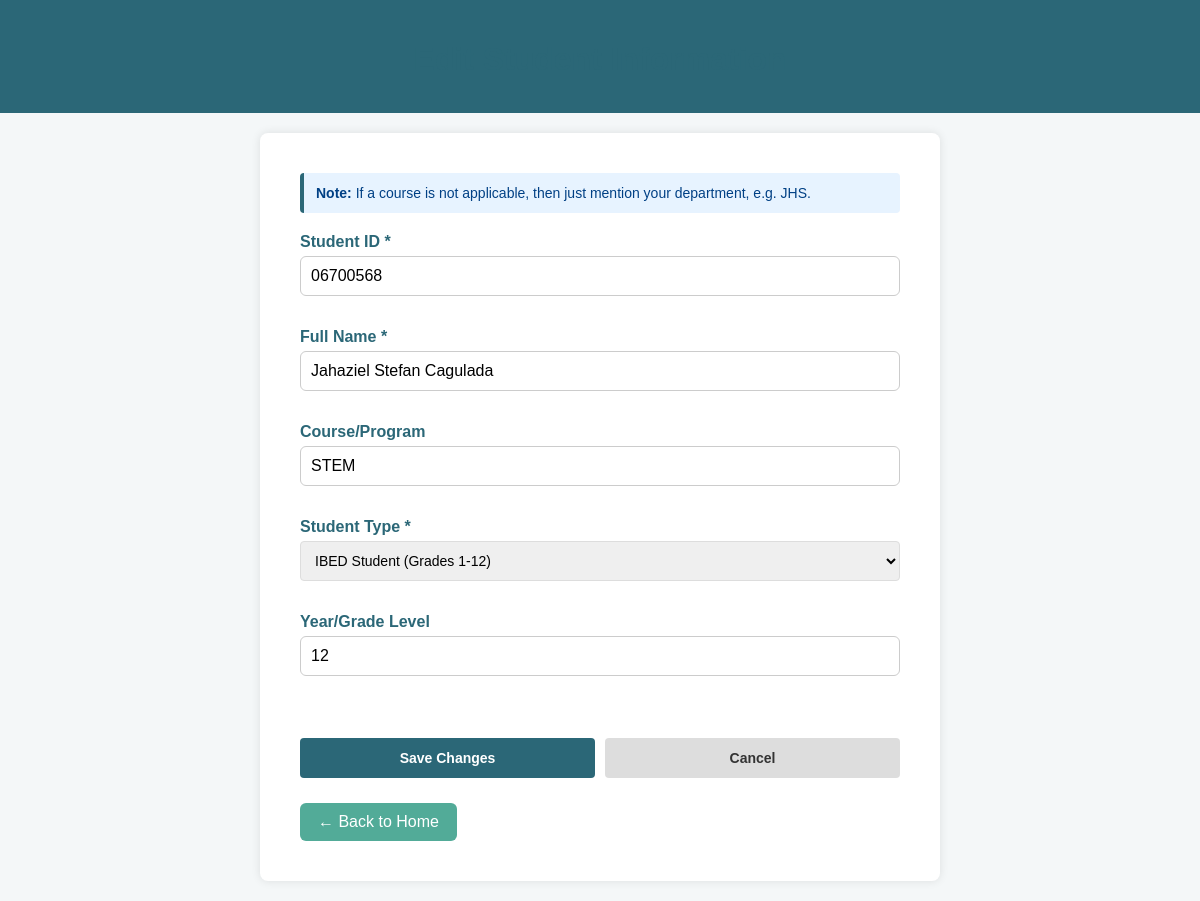
Page /edit_student/06700568 on the committed database.
### tables this page shows
CREATE TABLE students (
            student_id TEXT PRIMARY KEY,
            name TEXT NOT NULL,
            course TEXT,
            year_level INTEGER
        , student_type TEXT DEFAULT 'college');

### app.py (the view, shortened to what this page needs)
@app.route('/edit_student/<student_id>', methods=['GET', 'POST'])
def edit_student(student_id):
    conn = sqlite3.connect("database.db")
    c = conn.cursor()
    c.execute("SELECT student_id, name, course, year_level, student_type FROM students WHERE student_id=?", (student_id,))
    student = c.fetchone()
    conn.close()
    if not student:
        flash("Student not found.")
        return redirect(url_for('registered_students'))
    return render_template('edit_student.html', student=student)

### templates/edit_student.html (shortened to what this page needs)
<!DOCTYPE html>
<html lang="en">
<head>
    <link rel="stylesheet" href="{{ url_for('static', filename='style.css') }}">
</head>
<body>
    <header>
        <h1>Edit Student Information</h1>
    </header>
    <div class="container">
        <div class="info-box">
            <strong>Note:</strong> If a course is not applicable, then just mention your department, e.g. JHS.
        </div>
        <form method="POST">
            <div class="form-group">
                <label for="student_id">Student ID *</label>
                <input type="text" id="student_id" name="student_id" value="{{ student[0] }}" required>
            </div>
            <div class="form-group">
                <label for="name">Full Name *</label>
                <input type="text" id="name" name="name" value="{{ student[1] }}" required>
            </div>
            <div class="form-group">
                <label for="course">Course/Program</label>
                <input type="text" id="course" name="course" value="{{ student[2] or '' }}">
            </div>
            <div class="form-group">
                <label for="student_type">Student Type *</label>
                <select id="student_type" name="student_type" required>
                    <option value="ibed" {% if student[4] == 'ibed' %}selected{% endif %}>IBED Student (Grades 1-12)</option>
                </select>
            </div>
            <div class="form-group">
                <label for="year_level">Year/Grade Level</label>
                <input type="text" id="year_level" name="year_level" value="{{ student[3] or '' }}" placeholder="e.g., 1, 2, 3...">
            </div>
            <div class="button-group">
                <button type="submit">Save Changes</button>
                <a href="/registered_students" class="btn-cancel">Cancel</a>
            </div>
        </form>
        <a href="/" class="back-button">← Back to Home</a>
    </div>
</body>
</html>

### static/style.css (style rules this page uses)
body { font-family: 'Segoe UI', Tahoma, Geneva, Verdana, sans-serif; background: linear-gradient(to right, #e9f1fb, #f5f9ff); margin: 0; padding: 0; }
.container { max-width: 800px; margin: 40px auto; padding: 30px 40px; background-color: #ffffff; border-radius: 14px; box-shadow: 0 6px 25px rgba(0, 0, 0, 0.08); }
h1, h2 { color: #1f3b73; text-align: center; margin-bottom: 15px; }
form { display: flex; flex-direction: column; gap: 12px; margin-top: 10px; }
label { font-weight: 600; color: #333; }
input[type="text"], input[type="number"], textarea, select { padding: 10px; border: 1px solid #ccc; border-radius: 6px; font-size: 16px; width: 100%; box-sizing: border-box; }
button, input[type="submit"] { background-color: #1e90ff; color: white; padding: 10px 16px; border: none; border-radius: 6px; font-size: 16px; cursor: pointer; transition: background-color 0.25s ease; }
a.back-button { display: inline-block; margin-top: 25px; padding: 10px 18px; background-color: #52ab98; color: white; text-decoration: none; border-radius: 6px; font-weight: 500; transition: background-color 0.3s; }
button { min-width: 120px; }

### templates/edit_student.html (style rules this page uses)
body { font-family: Arial, sans-serif; background: #f4f7f8; margin: 0; padding: 0; }
header { background-color: #2b6777; padding: 20px; color: white; text-align: center; }
.container { padding: 40px; max-width: 600px; margin: 20px auto; background: white; box-shadow: 0 0 10px rgba(0,0,0,0.1); border-radius: 8px; }
h1, h2 { color: #2b6777; }
form { margin-top: 20px; }
.form-group { margin-bottom: 20px; }
label { display: block; margin-bottom: 5px; color: #2b6777; font-weight: bold; }
input, select { width: 100%; padding: 10px; border: 1px solid #ddd; border-radius: 4px; font-size: 14px; box-sizing: border-box; transition: border-color 0.3s; }
.button-group { display: flex; gap: 10px; margin-top: 30px; }
button, .btn-cancel { flex: 1; padding: 12px; border: none; border-radius: 4px; font-size: 14px; font-weight: bold; cursor: pointer; transition: background-color 0.3s; }
button { background-color: #2b6777; color: white; }
.btn-cancel { background-color: #ddd; color: #333; text-decoration: none; display: flex; align-items: center; justify-content: center; }
.info-box { background-color: #e7f3ff; border-left: 4px solid #2b6777; padding: 12px; margin-bottom: 20px; border-radius: 4px; color: #004085; font-size: 14px; }
.back-button { display: inline-block; margin-top: 20px; padding: 10px 20px; background-color: #52ab98; color: white; text-decoration: none; border-radius: 5px; transition: background-color 0.3s; }

### rows in the picture
students: student_id "06700568", name "Jahaziel Stefan Cagulada", course "STEM", student_type "IBED Student (Grades 1-12)", year_level "12"
